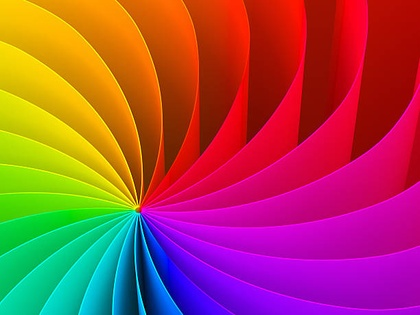
%> input picture deneme.jpg, 420 x 315 px, shrunk from 612 x 459 before the run
$ octave mertma.m   (GNU Octave 9; MATLAB toolbox functions it lacks are replaced by stand-ins)
%> lines starting %> are read from the running program, lines starting %| are printed output that depends on the picture
close all
clear all
image = imread('deneme.jpg');
%> image is the input picture: size 315x420x3 uint8; mean R, G, B 167, 70.5, 74
boyut = size(image);
%> boyut = [315 420 3]
figure;imshow(image);
Igray = rgb2gray(image);
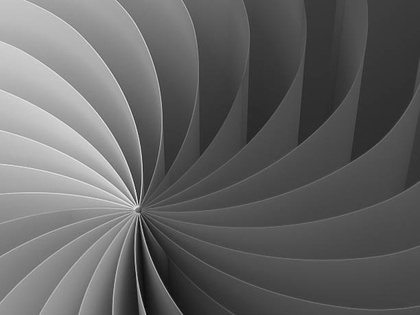
%> Igray: size 315x420 uint8; min 8, max 229, mean 99.7
figure;imshow(Igray);
boyut2 = size(Igray);
%> boyut2 = [315 420]
figure;imshow(image(:,:,2));
%> after `imshow(image(:,:,2))`:
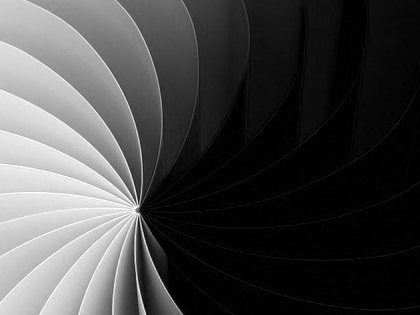
%> displayed picture: size 315x420, on the screen's scale of 0 to 255; min 0, max 255, mean 70.5
image(:,:,1) = image(:,:,1) +100;
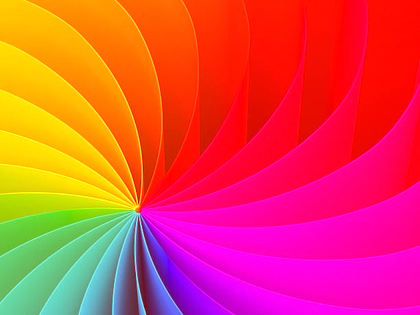
%> image: size 315x420x3 uint8; mean R, G, B 230.7, 70.5, 74
figure;imshow(image);

$ run again, with 5235215.jfif saved as deneme.jpg
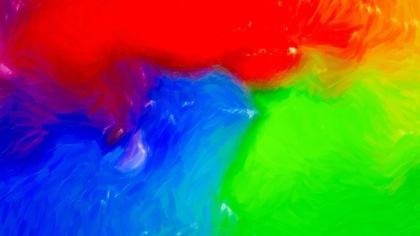
%> input picture 5235215.jfif, 420 x 236 px, shrunk from 4000 x 2250 before the run
%> image is the input picture: size 236x420x3 uint8; mean R, G, B 101.2, 104.1, 82
%> `imshow(image(:,:,2))`:
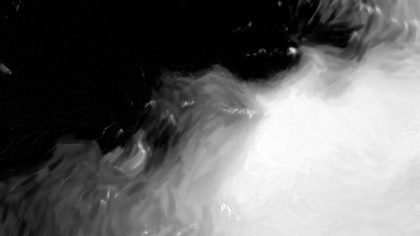
%> displayed picture: size 236x420, on the screen's scale of 0 to 255; min 0, max 255, mean 104.1
%> `image(:,:,1) = image(:,:,1) +100;`:
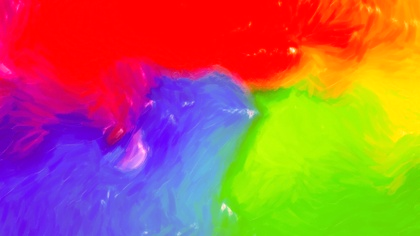
%> image: size 236x420x3 uint8; mean R, G, B 176.4, 104.1, 82

$ run again, with indir.jfif saved as deneme.jpg
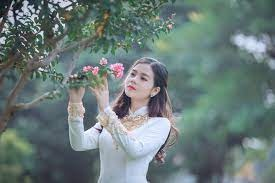
%> input picture indir.jfif, 275 x 183 px
%> image is the input picture: size 183x275x3 uint8; mean R, G, B 107.4, 123.5, 122
%> `Igray = rgb2gray(image);`:
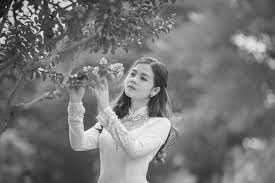
%> Igray: size 183x275 uint8; min 3, max 255, mean 118.5
%> `image(:,:,1) = image(:,:,1) +100;`:
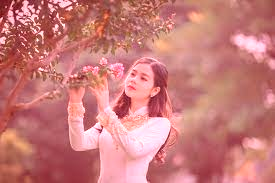
%> image: size 183x275x3 uint8; mean R, G, B 202, 123.5, 122
